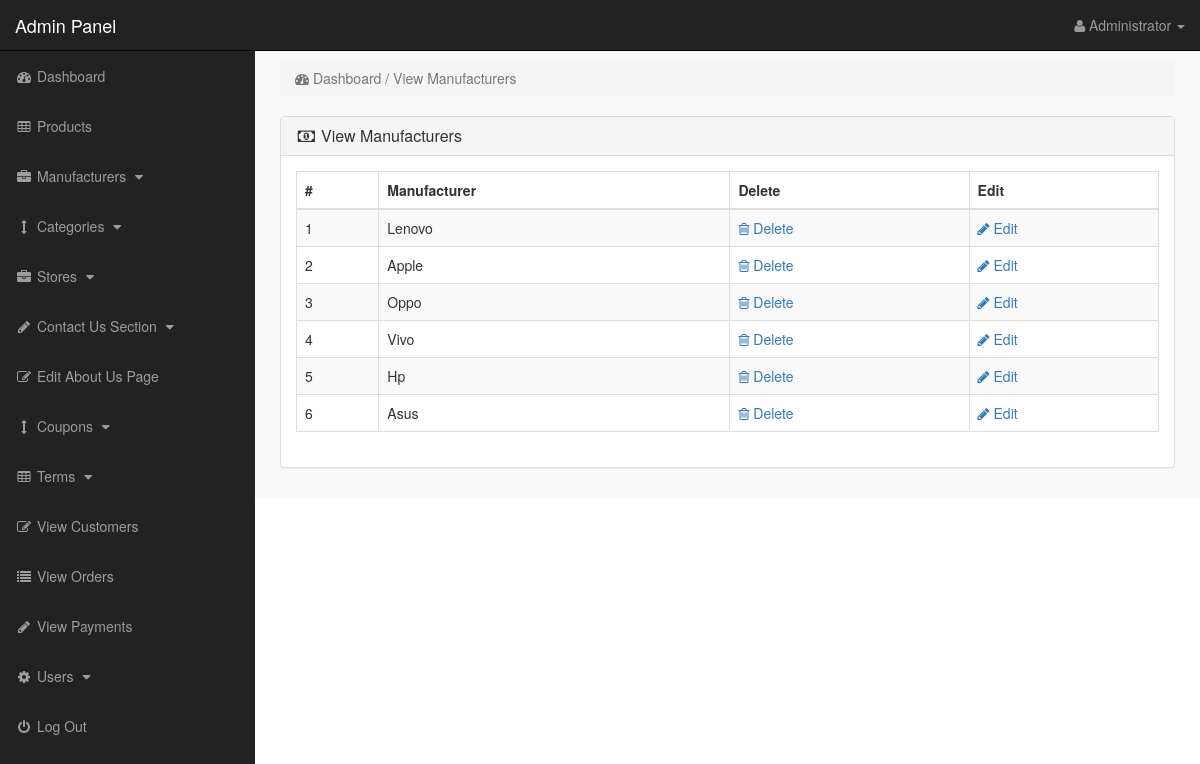
Before: /admin_area/index.php?view_manufacturers (signed in) with the older database file.
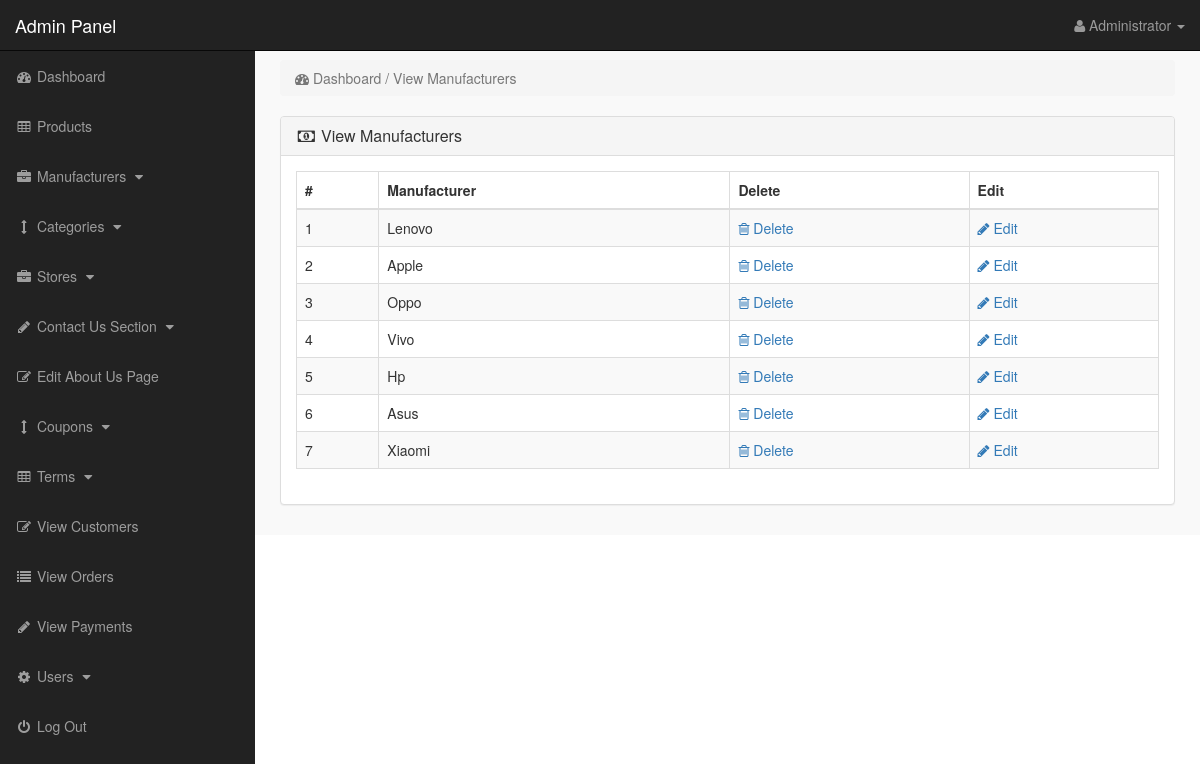
After: the same page with the newer database file.
### tables this page shows
CREATE TABLE IF NOT EXISTS `manufacturers` (
  `manufacturer_id` int(10) NOT NULL AUTO_INCREMENT,
  `manufacturer_title` text NOT NULL,
  `manufacturer_image` text NOT NULL,
  PRIMARY KEY (`manufacturer_id`)
);

### admin_area/view_manufacturers.php (the view)
<?php
if(!isset($_SESSION['admin_email'])){
echo "<script>window.open('login.php','_self')</script>";
}
else {
?>
<div class="row">
<div class="col-lg-12">
<ol class="breadcrumb">
<li class="active">
<i class="fa fa-dashboard"></i> Dashboard / View Manufacturers
</li>
</ol>
</div>
</div>
<div class="row">
<div class="col-lg-12">
<div class="panel panel-default">
<div class="panel-heading">
<h3 class="panel-title">
<i class="fa fa-money fa-fw"></i> View Manufacturers
</h3>
</div>
<div class="panel-body">
<div class="table-responsive">
<table class="table table-bordered table-hover table-striped">
<thead>
<tr>
<th>#</th>
<th>Manufacturer</th>
<th>Delete</th>
<th>Edit</th>
</tr>
</thead>
<tbody>
<?php
$i = 0;
$get_manufacturers = "select * from manufacturers";
$run_manufacturers = mysqli_query($con,$get_manufacturers);
while($row_manufacturers = mysqli_fetch_array($run_manufacturers)){
$manufacturer_id = $row_manufacturers['manufacturer_id'];
$manufacturer_title = $row_manufacturers['manufacturer_title'];
$i++;
?>
<tr>
<td><?php echo $i; ?></td>
<td><?php echo $manufacturer_title; ?></td>
<td>
<a href="index.php?delete_manufacturer=<?php echo $manufacturer_id; ?>">
<i class="fa fa-trash-o"></i> Delete
</a>
</td>
<td>
<a href="index.php?edit_manufacturer=<?php echo $manufacturer_id; ?>">
<i class="fa fa-pencil"></i> Edit
</a>
</td>
</tr>
<?php } ?>
</tbody>
</table>
</div>
</div>
</div>
</div>
</div>
<?php } ?>

Changed rows visible on the page:
added manufacturers: manufacturer_title "Xiaomi"
